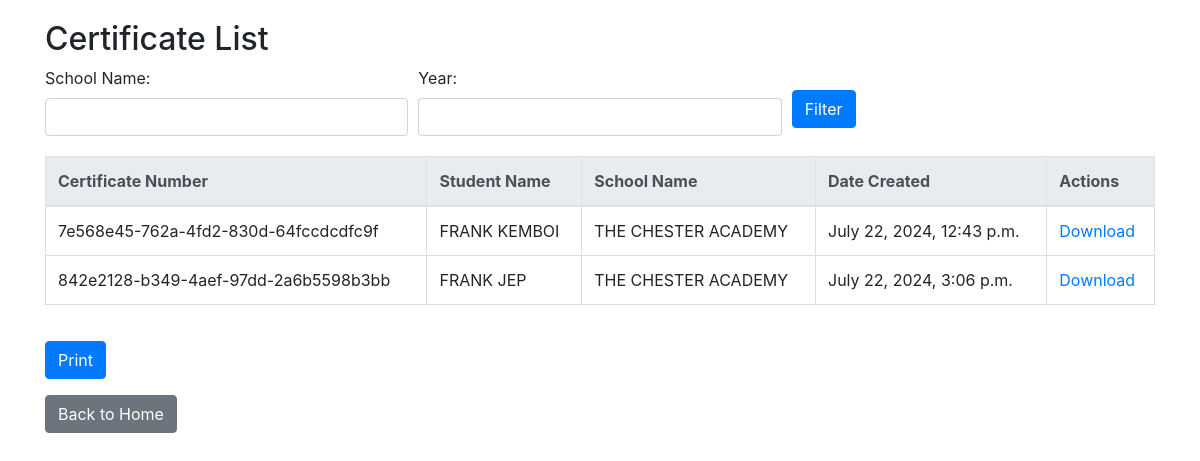
The page /certificate_list/ on the database as committed earlier.
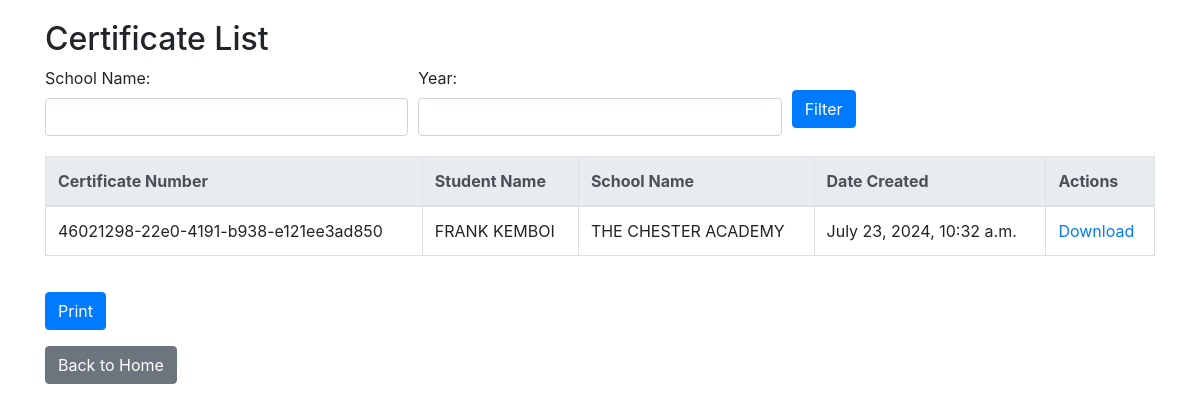
The same page on the database as committed later.
### certificates/models.py (models this page shows, shortened)
class Student(models.Model):
    first_name = models.CharField(max_length=255)
    second_name = models.CharField(max_length=255)
    profile_picture = models.ImageField(upload_to='profile_pictures/')
    school = models.ForeignKey(School, on_delete=models.CASCADE)
    certificate_number = models.UUIDField(default=uuid.uuid4, editable=False, unique=True)
    date_created = models.DateTimeField(auto_now_add=True)

class School(models.Model):
    name = models.CharField(max_length=255)
    motto = models.CharField(max_length=255)
    vision_statement = models.TextField()
    logo = models.ImageField(upload_to='school_logos/')

### certificates/views.py (the view)
# urls.py: path('certificate_list/', views.certificate_list, name='certificate_list'),
def certificate_list(request):
    school_name = request.GET.get('school_name')
    year = request.GET.get('year')
    certificates = Student.objects.all()
    if school_name:
        certificates = certificates.filter(school__name__icontains=school_name)
    if year:
        certificates = certificates.filter(date_created__year=year)
    return render(request, 'certificates/certificate_list.html', {'certificates': certificates})

### certificates/templates/certificates/certificate_list.html (shortened to what this page needs)
<!DOCTYPE html>
<html>
<head>
    <link rel="stylesheet" href="https://stackpath.bootstrapcdn.com/bootstrap/4.5.2/css/bootstrap.min.css">
</head>
<body>
    <div class="container">
        <h2>Certificate List</h2>
        <form method="get" action="">
            <div class="form-row">
                <div class="col">
                    <label for="school_name">School Name:</label>
                    <input type="text" class="form-control" id="school_name" name="school_name">
                </div>
                <div class="col">
                    <label for="year">Year:</label>
                    <input type="text" class="form-control" id="year" name="year">
                </div>
                <div class="col">
                    <button type="submit" class="btn btn-primary mt-4">Filter</button>
                </div>
            </div>
        </form>
        <table class="table">
            <thead class="thead-light">
                <tr>
                    <th scope="col">Certificate Number</th>
                    <th scope="col">Student Name</th>
                    <th scope="col">School Name</th>
                    <th scope="col">Date Created</th>
                    <th scope="col">Actions</th>
                </tr>
            </thead>
            <tbody>
                {% for certificate in certificates %}
                    <tr>
                        <td>{{ certificate.certificate_number }}</td>
                        <td>{{ certificate.first_name }} {{ certificate.second_name }}</td>
                        <td>{{ certificate.school.name }}</td>
                        <td>{{ certificate.date_created }}</td>
                        <td><a href="{% url 'generate_certificate' certificate.id %}" class="action-link">Download</a></td>
                    </tr>
                {% empty %}
                    <tr>
                        <td colspan="5">No certificates found</td>
                    </tr>
                {% endfor %}
            </tbody>
        </table>
        <button class="btn btn-primary print-btn" onclick="window.print()">Print</button>
        <p><a href="{% url 'home' %}" class="btn btn-secondary mt-3">Back to Home</a></p>
    </div>
</body>
</html>

Rows that differ between the two databases and show on the page:
removed Student: certificate_number "7e568e45-762a-4fd2-830d-64fccdcdfc9f", first_name "FRANK", second_name "KEMBOI", school.name "THE CHESTER ACADEMY", date_created "July 22, 2024, 12:43 p.m."
removed Student: certificate_number "842e2128-b349-4aef-97dd-2a6b5598b3bb", first_name "FRANK", second_name "JEP", school.name "THE CHESTER ACADEMY", date_created "July 22, 2024, 3:06 p.m."
added Student: certificate_number "46021298-22e0-4191-b938-e121ee3ad850", first_name "FRANK", second_name "KEMBOI", school.name "THE CHESTER ACADEMY", date_created "July 23, 2024, 10:32 a.m."
